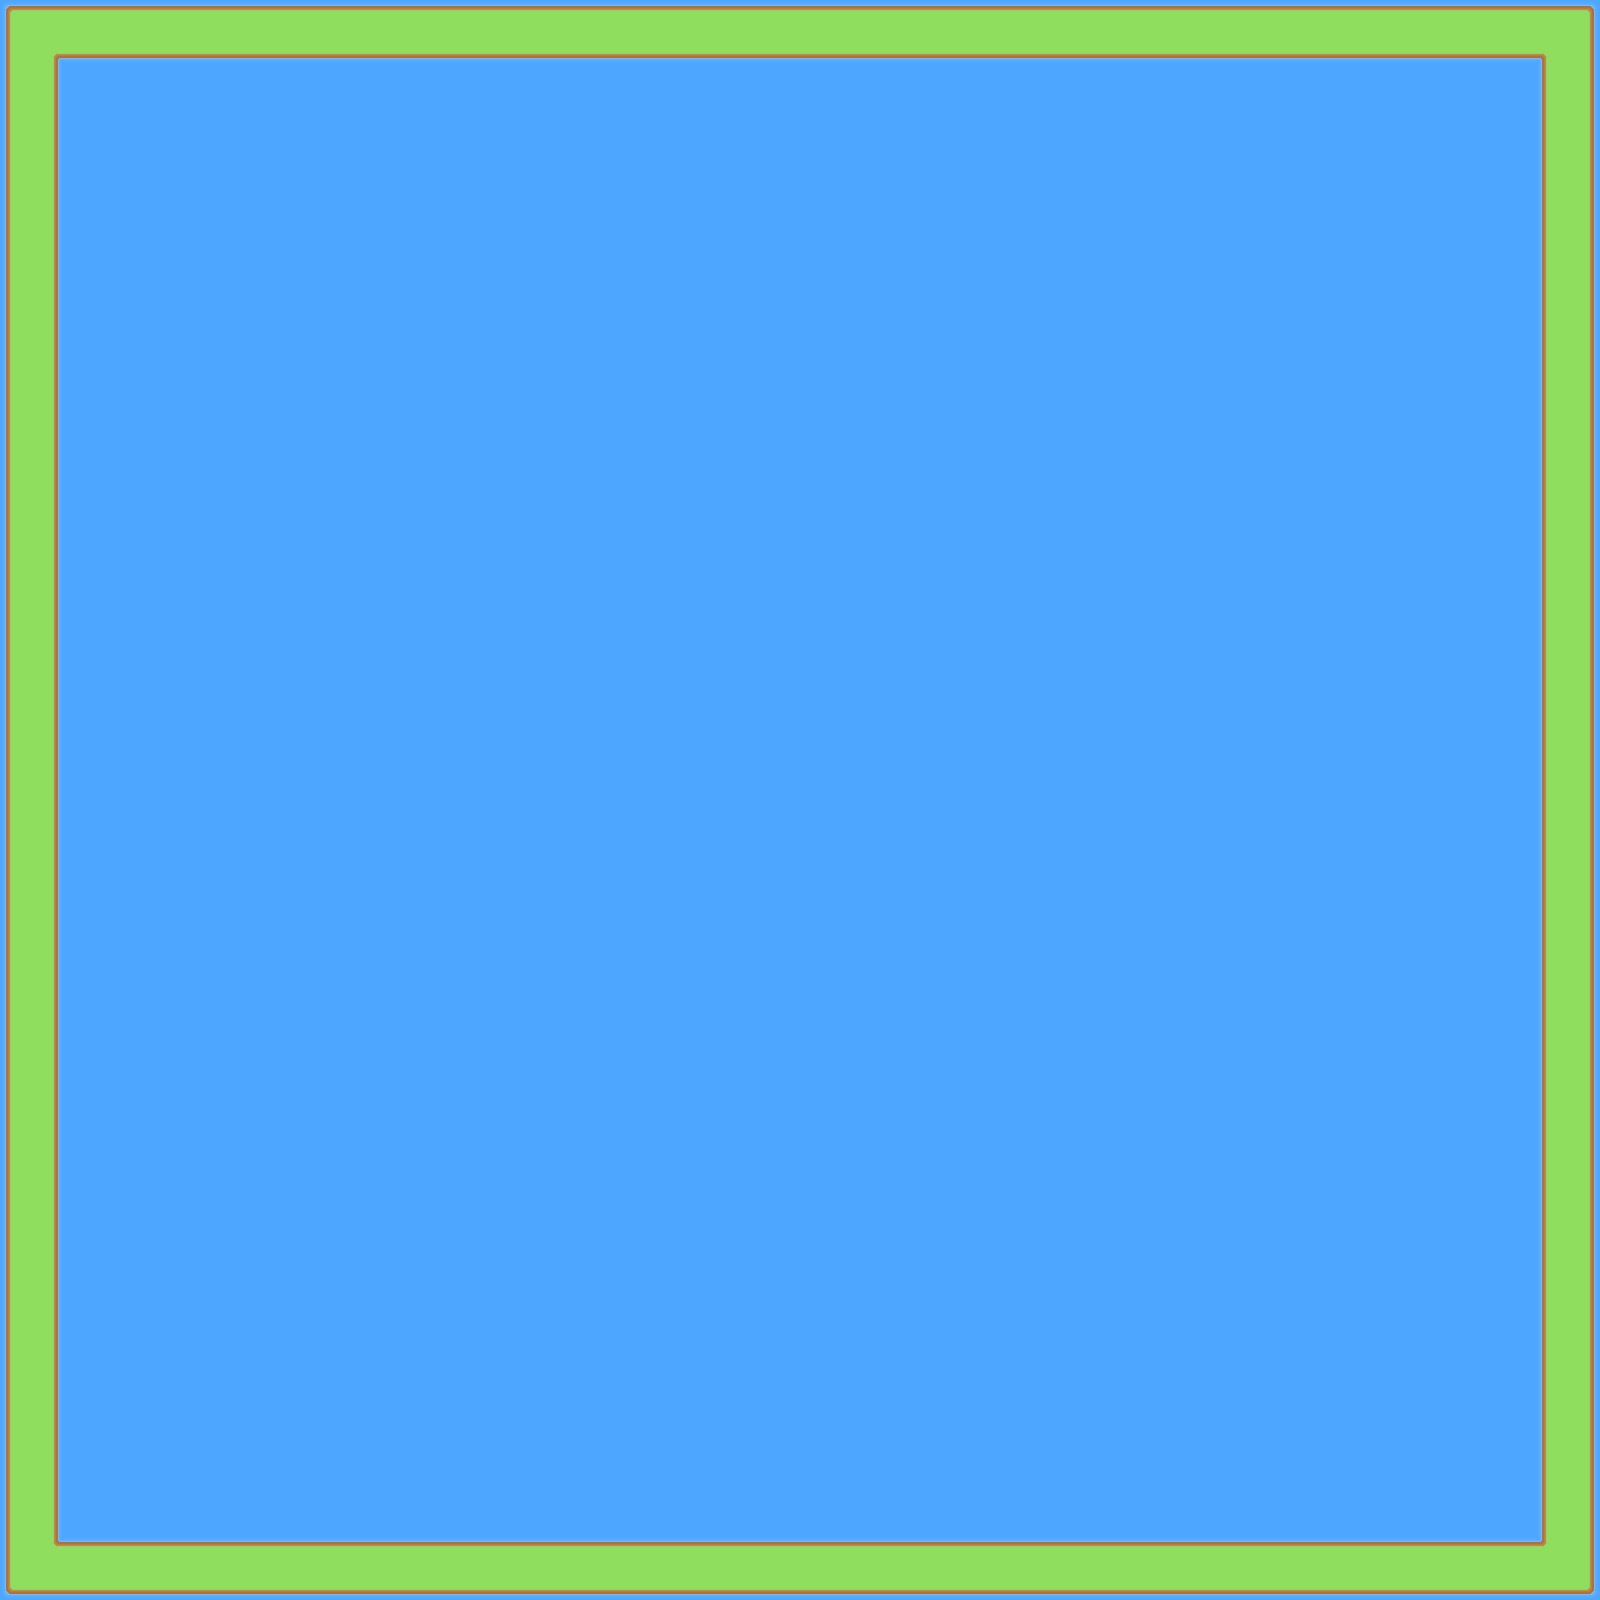

A 2D game scene composited from a Tiled map and its tileset images. What follows is a short description and the map's XML, with each tile layer's data collapsed to a summary:
An orthogonal 50x50 tile map with 32x32 px tiles, 1 tile layer (Tile Layer 1).

<map version="1.10" tiledversion="1.11.2" orientation="orthogonal" renderorder="right-down" width="50" height="50" tilewidth="32" tileheight="32" infinite="0" nextlayerid="2" nextobjectid="1">
 <tileset firstgid="1" source="../Tilesets/TSXs/Overworld 1.tsx" />
 <layer id="1" name="Tile Layer 1" width="50" height="50">
  <data>[2500 cells, 2500 non-empty, 13 distinct tile ids]</data>
 </layer>
</map>
